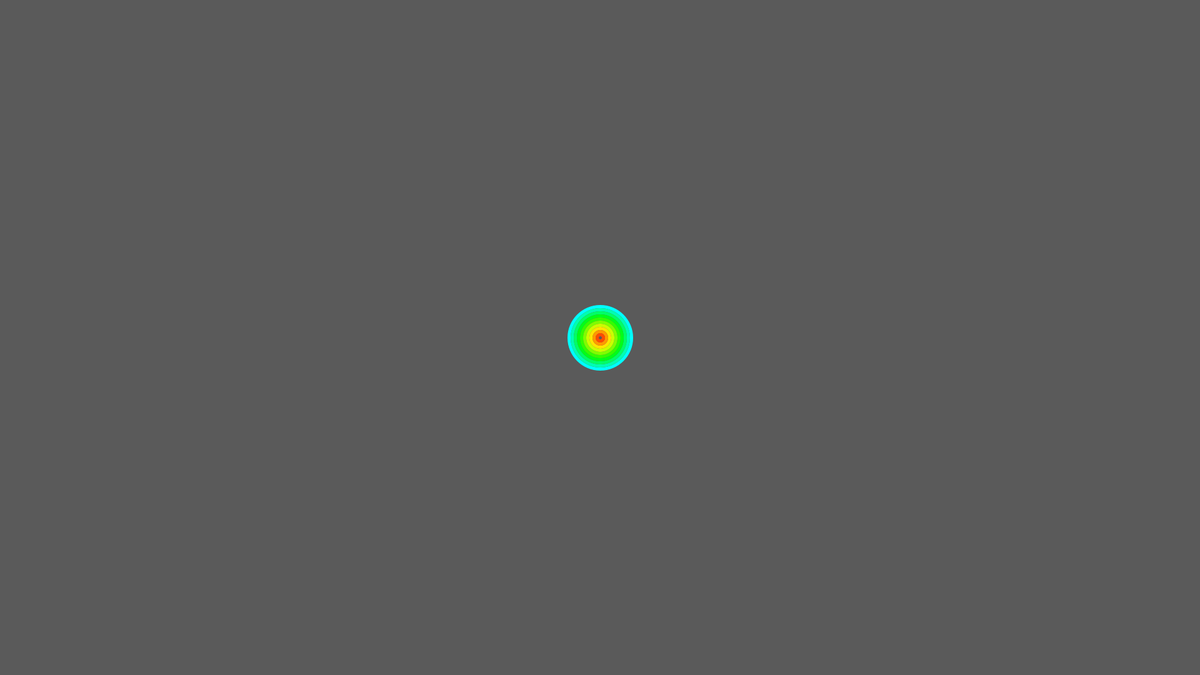
Frame 1 (no input)
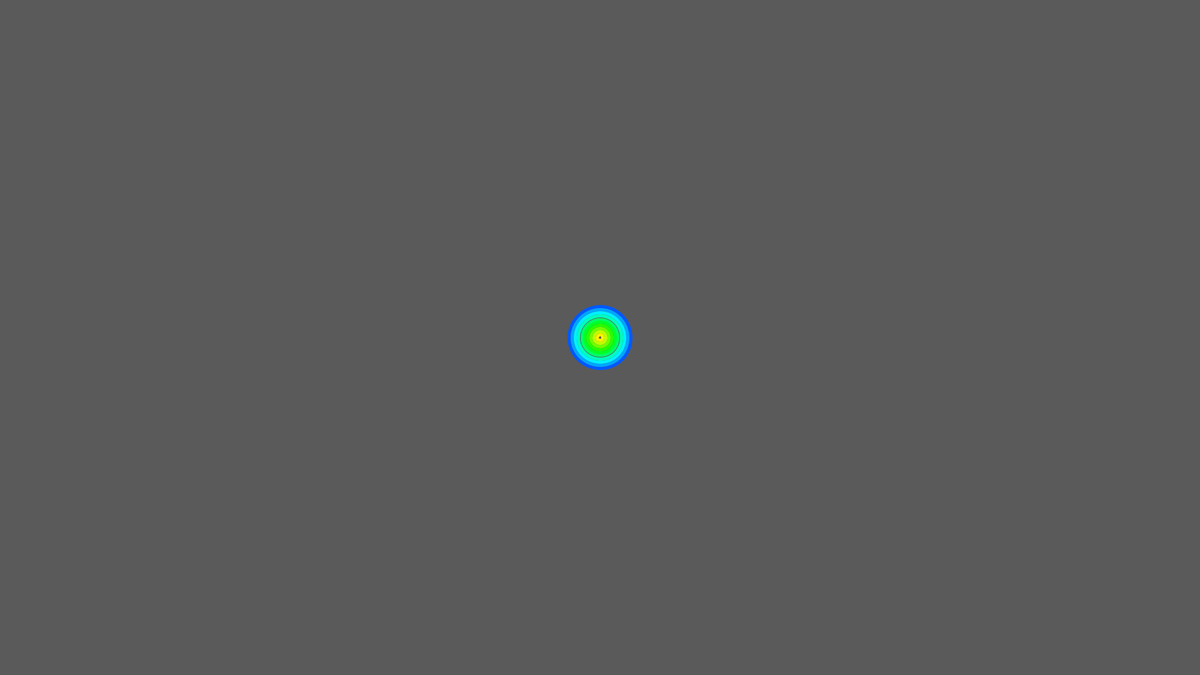
Frame 60 (the mouse pressed at the canvas centre just before this capture)
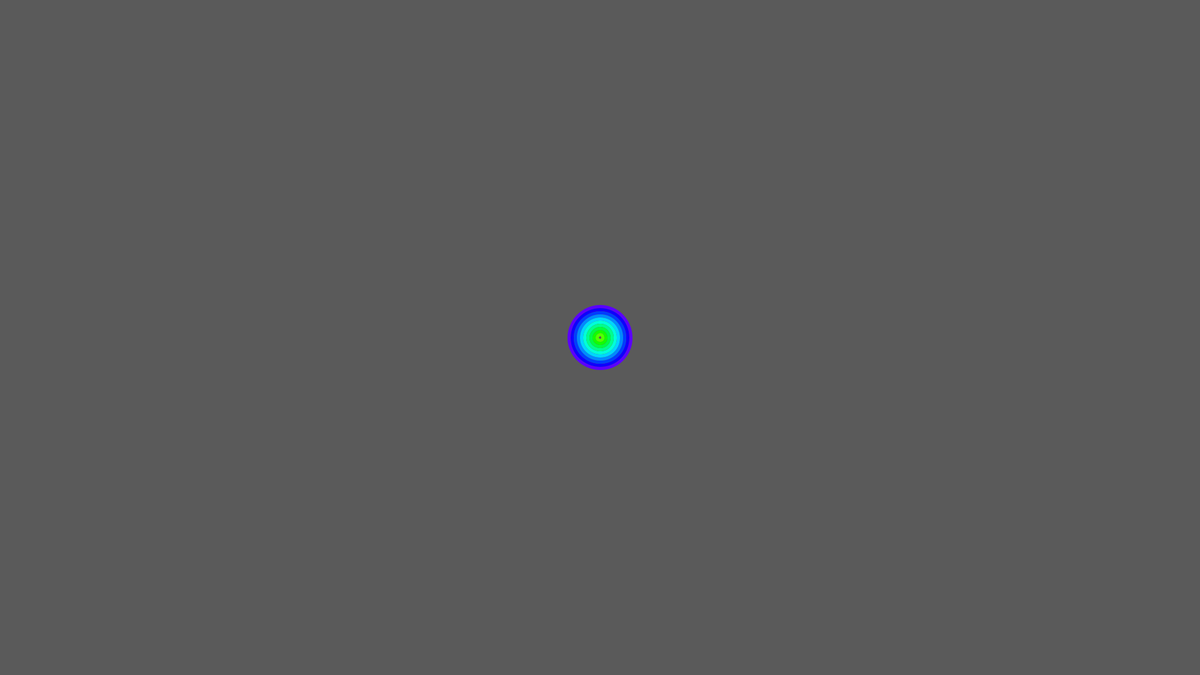
Frame 120 (the mouse held since frame 60 and released just before this capture)

The Processing sketch that drew these frames (run headless with seeded random() and noise(); from frame 60 on, the mouse is pressed at the canvas centre):

// Processing sketch: idkPhysics
// ── idkPhysics.pde
Ball ball;

void setup()
{
  colorMode(HSB, 255, 100, 100);
  size(1920, 1080);
  
  ball = new Ball();
}

void draw()
{
  background(90);
  ball.draw();
}

// ── Ball.pde
class Ball
{
  float x;
  float y;
  float d;
  float v;
  float s;
  
  
  int c;
  float[] waves;
  
  Ball()
  {
    x = width/2;
    y = height/2;
    s = 10;
    c = 0;
    waves = new float[10];
    for(int i = 0; i < waves.length; i++)
    {
      waves[i] = ((float) (i + 1)/waves.length) * s;
      println(waves[i]);
    }
    
  }
  
  void draw()
  {
    ball(x, y, s, c);
    c++;
    if(c >= 255)
    {
      c = 0;
    }
  }
  
  void ball(float x, float y, float s, int c)
  {
    push();
      translate(x, y);
      //scale(s, s);
      for(int i = waves.length - 1; i > -1; i--)
      {
        stroke(color((waves[i]/s * 255)/2 + c/2, 100, 100));
        strokeWeight(5);
        noFill();
        circle(0, 0, waves[i] * 10);
        waves[i] += 0.1;
        if(waves[i] > s)
        {
          waves[i] = 0;
        }
      }
   pop();
  }
}
